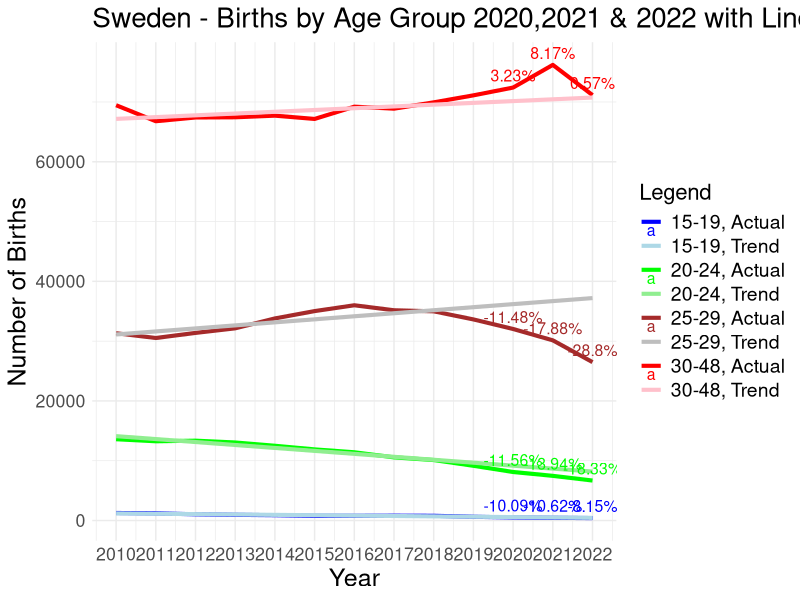

Write R code to recreate this figure.
# Load the data
birth_data <- read.csv("BE0101E2_20240205-204518.csv")

# Remove rows with "data not available"
birth_data <- birth_data[!birth_data$`age.of.the.Mother` == "data not available",]

# Replace "49+ years" with "49"
birth_data$`age.of.the.Mother` <- gsub("49\\+ years", "49", birth_data$`age.of.the.Mother`)

# Remove " years" from all entries in the `age.of.the.Mother` column
birth_data$`age.of.the.Mother` <- as.numeric(gsub(" years", "", birth_data$`age.of.the.Mother`))

# Exclude the 14 years & under
birth_data <- birth_data[!is.na(birth_data$`age.of.the.Mother`) & birth_data$`age.of.the.Mother` >= 15,]

# Exclude the 49 years & over
birth_data <- birth_data[!is.na(birth_data$`age.of.the.Mother`) & birth_data$`age.of.the.Mother` <= 49,]

# Sum the total births for both children sexes for each year
library(dplyr)
library(tidyr)
birth_data_grouped <- birth_data %>%
  group_by(region, `age.of.the.Mother`) %>%
  summarise(across(starts_with("X"), sum, na.rm = TRUE))

# Remove the "X" from the year column names
names(birth_data_grouped) <- sub("^X", "", names(birth_data_grouped))

# Create age groups
birth_data_grouped$age_group <- cut(birth_data_grouped$`age.of.the.Mother`,
                                    breaks = c(15, 20, 25, 30, Inf),
                                    labels = c("15-19", "20-24", "25-29", "30-48"),
                                    right = FALSE)

# Aggregate data by year and age group
yearly_data <- birth_data_grouped %>%
  group_by(age_group) %>%
  summarise(across(`2000`:`2022`, sum, na.rm = TRUE))

# Reshape the data from wide to long format & ensure that 'year' is treated as a numeric variable
data_long <- pivot_longer(yearly_data, cols = -age_group, names_to = "year", values_to = "births")
data_long$year <- as.numeric(as.character(data_long$year))
data_long <- data_long %>%
  filter(year >= 2010)
print(data_long)

# Write the yearly_data to a CSV file for re-use
write.csv(data_long, "births_by_years_and_mothers_age_groups.csv", row.names = FALSE)

# Create a new column 'type' to distinguish between actual and trend data
data_long$type <- "Actual"

# Split the data by age_group
age_groups <- split(data_long, data_long$age_group)

# Initialize a list to store the trends
trends <- list()

# Calculate the linear trend for 2010-2019 for each age_group
for (age_group in names(age_groups)) {
  subset_data <- subset(age_groups[[age_group]], year >= 2010 & year <= 2019)
  fit <- lm(births ~ year, data = subset_data)
  trends[[age_group]] <- fit
}
trend_data <- do.call(rbind, lapply(names(trends), function(age_group) {
  data.frame(age_group = age_group, year = 2010:2022, births = predict(trends[[age_group]], newdata = data.frame(year = 2010:2022)), type = "Trend")
}))

# Calculate the percentage of deviation to the linear trend for 2020, 2021 & 2022
deviations <- data.frame(age_group=character(), year=integer(), deviation=numeric(), stringsAsFactors=FALSE)
for (age_group in names(age_groups)) {
  for (year in 2020:2022) {

    # Predict the value using the linear model
    predicted_value <- predict(trends[[age_group]], newdata = data.frame(year = year))
    
    # Get the actual value
    actual_value <- data_long %>%
      filter(age_group == !!age_group, year == !!year) %>%
      pull(births)
    
    # Calculate the deviation
    deviation <- ((actual_value - predicted_value) / predicted_value) * 100
    
    # Append to the deviations data frame
    deviations <- rbind(deviations, data.frame(age_group=age_group, year=year, deviation=deviation))
  }
}

library(ggplot2)

# Combine actual, trend & deviations data
data_long$deviation <- NA  # Initialize the column with NAs
deviation_years <- c(2020, 2021, 2022)
data_long$deviation[data_long$year %in% deviation_years] <- deviations$deviation
trend_data$deviation <- NA
combined_data <- rbind(data_long, trend_data)

# Define colors for actual and trend lines
combined_data$label <- with(combined_data, paste(age_group, type, sep = ", "))
actual_colors <- c("15-19, Actual" = "blue", "20-24, Actual" = "green", "25-29, Actual" = "brown", "30-48, Actual" = "red")
trend_colors <- c("15-19, Trend" = "lightblue", "20-24, Trend" = "lightgreen", "25-29, Trend" = "grey", "30-48, Trend" = "pink")

# Plot the actual values and linear trend values
p <- ggplot(combined_data, aes(x = year, y = births, group = label)) +
  geom_line(aes(color = label), size = 1.4) +
  geom_text(data = subset(combined_data, type == "Actual" & !is.na(deviation)), 
            aes(label = paste0(round(deviation, 2), "%"), color = label), 
            vjust = -0.5, size = 4) +
  scale_color_manual(values = c(actual_colors, trend_colors)) +
  labs(title = "Sweden - Births by Age Group 2020,2021 & 2022 with Linear Trend (2010-2019)", x = "Year", y = "Number of Births", color = "Legend") +
  theme_minimal() +
  theme(text = element_text(size = 16),
        plot.title = element_text(size = 20),
        axis.title = element_text(size = 18),
        legend.text = element_text(size = 14),
        legend.title = element_text(size = 16)) +
  scale_x_continuous(breaks = 2010:2022)

# Print the plot
print(p)

# Print the deviations
print(deviations)
